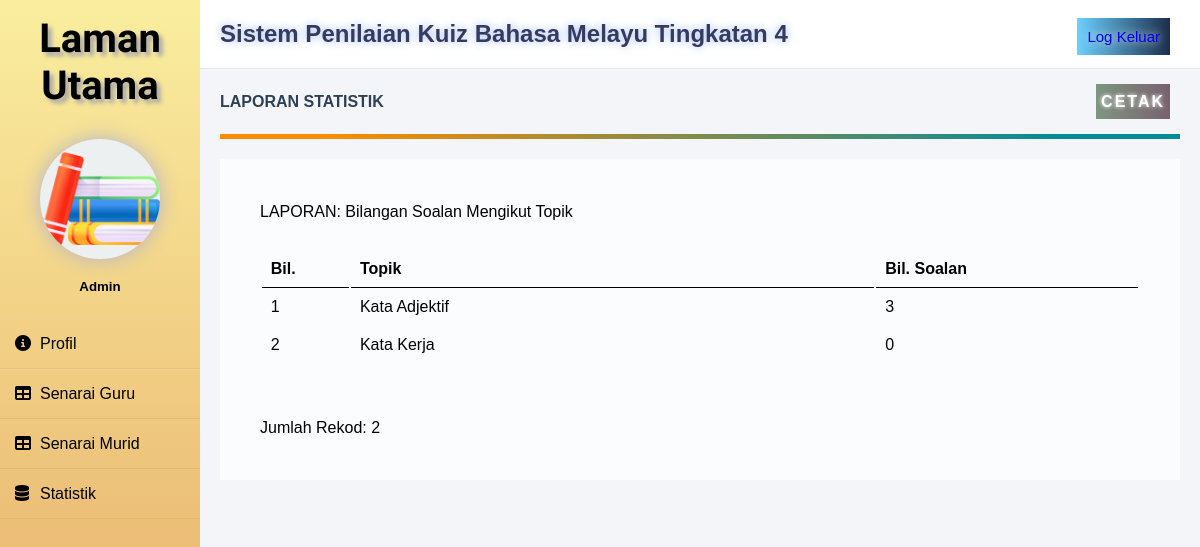
The page /laporanstatistikadmin.php (signed in) on the database as committed earlier.
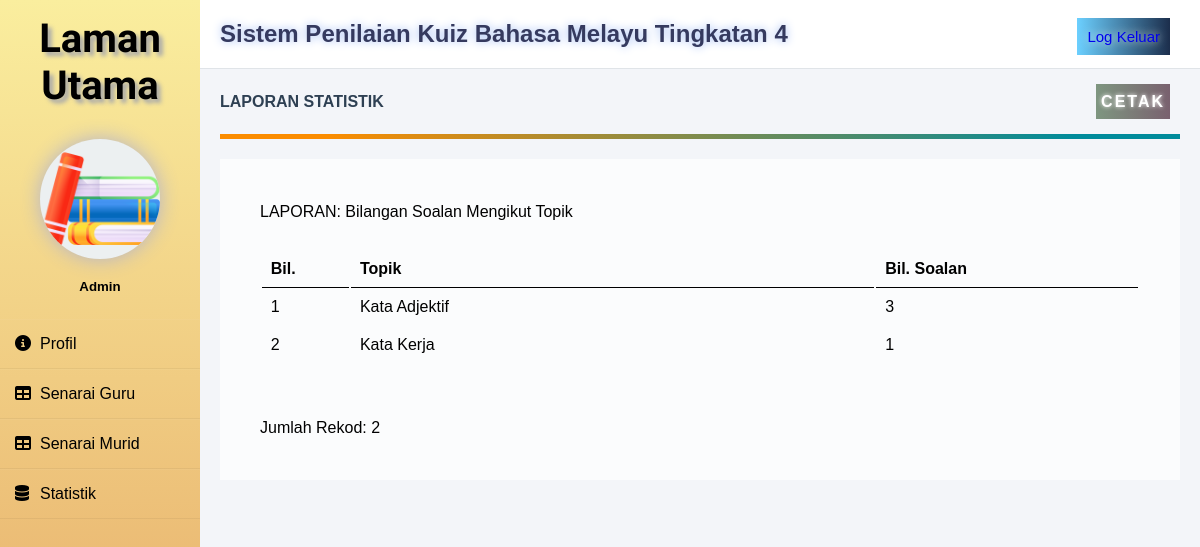
The same page on the database as committed later.
### tables this page shows
CREATE TABLE `topik` (
  `idtopik` varchar(10) NOT NULL,
  `topik` varchar(30) NOT NULL,
  `idpengguna` varchar(10) NOT NULL
);

### laporanstatistikadmin.php (the view, shortened to what this page needs)
<?php
require 'connect.php';
include('template/sidebar.php');
?>
<head>
    <link rel="stylesheet" href="css/laporanstatistikadminstyle.css?v=<?php echo time(); ?>">
</head>
        <div class="space">
            <div class="header">
                <h2>Sistem Penilaian Kuiz Bahasa Melayu Tingkatan 4</h2>
                <div class="logoutbutton"><a href="logout.php">Log Keluar</a></div>
            </div>
            <div class="maincontent" id="print">
                <div class="title">LAPORAN STATISTIK</div>
                <a name="cetak" onclick="window.print()">CETAK</a>
                <div class="separator"></div>
                <div class="detailbox" id="printablearea">
                    <p style="font-size: 16px">LAPORAN: Bilangan Soalan Mengikut Topik</p><br>
                        <table class="laporan">
                            <thead>
                                <tr>
                                    <th style="width: 10%;">Bil.</th>
                                    <th style="width: 60%;">Topik</th>
                                    <th style="width: 30%;">Bil. Soalan</th>
                                </tr>
                            </thead>
                            <?php
                                $no = 1;
                                $querytopik = mysqli_query($conn, "SELECT * FROM topik");
                                while($fetchtopik = mysqli_fetch_array($querytopik)){
                                    $soalan = mysqli_query($conn, "SELECT nosoal,COUNT(nosoal) as 'bil' FROM soalan WHERE idtopik='$fetchtopik[idtopik]'");
                                    $fetchsoalan = mysqli_fetch_array($soalan);
                            ?>
                            <tr>
                                <td><?php echo $no++;?></td>
                                <td><?php echo $fetchtopik['topik'];?></td>
                                <td><?php echo $fetchsoalan['bil'];?></td>
                            </tr>
                                <?php } ?>
                        </table>
                        <br><br>Jumlah Rekod: <?php echo $no-1;?><br>
                    </div>
            </div>
        </div>
</body>
</html>

Rows that differ between the two databases and show on the page:
changed topik "Kata Kerja": bil "0" → "1"
